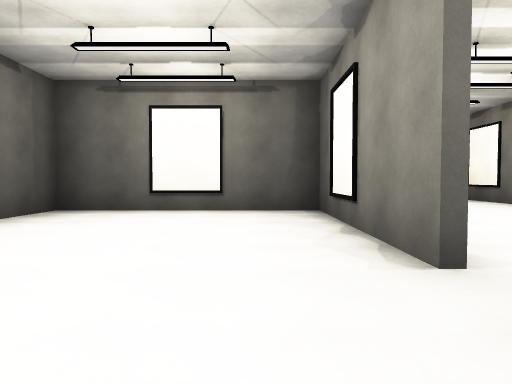
View 1 (above)

18 first-person views from a walk through a scene from a Unity 3-D project. The camera is 1.3 m above the floor, tilts 2° down and sees 70° across. The floor is counted in squares, 2 m on a side. Each view is taken from the middle of a square. On the plan, view 1 faces up. The plan holds only what a view shows up to about 11 squares ahead; the rest is blank. The place goes on beyond the plan. Surface patterns are stand-ins for the level's own textures.

View 2
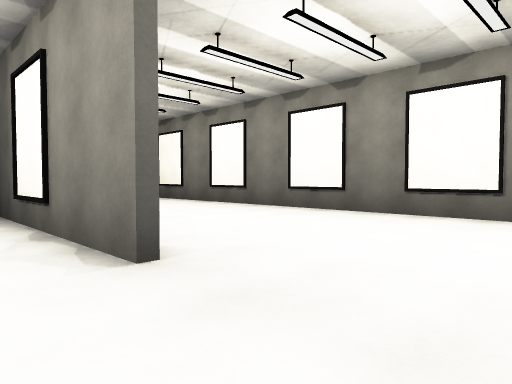

View 3
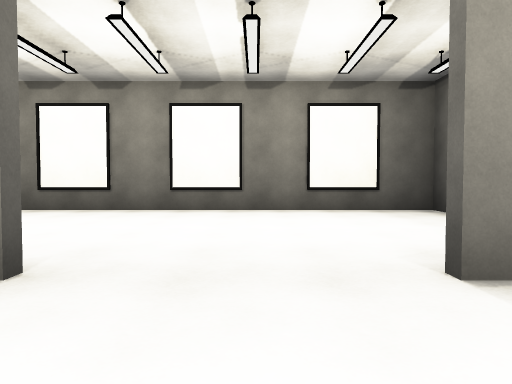

View 4
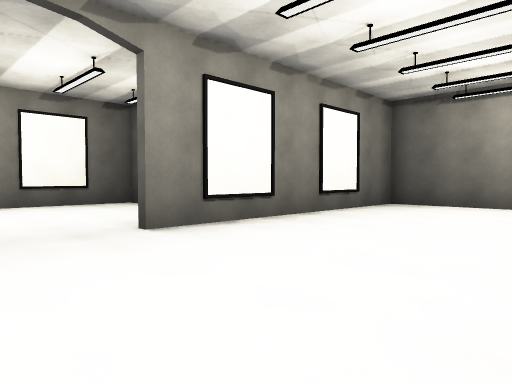

View 5
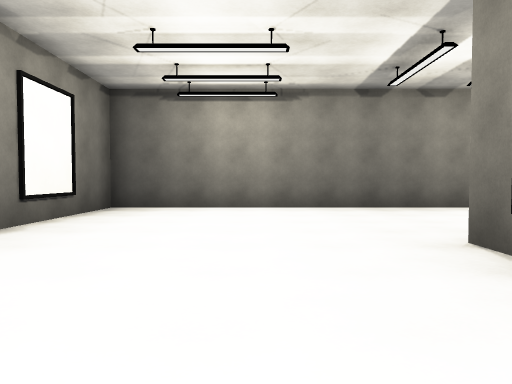

View 6
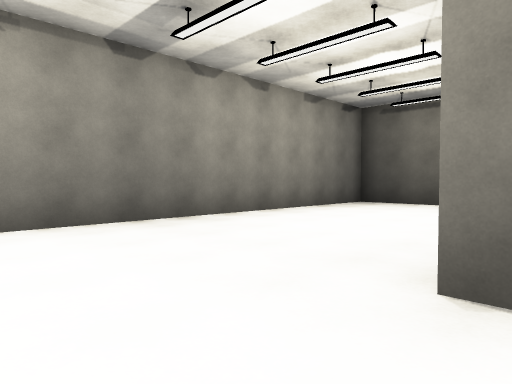

View 7
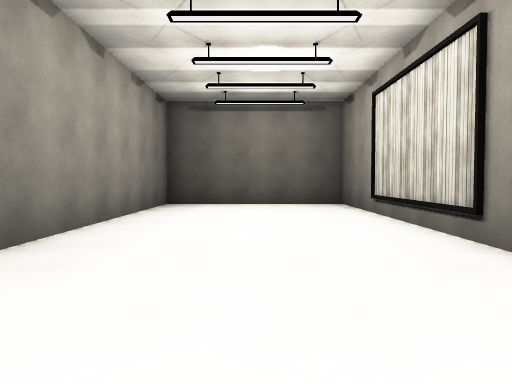

View 8
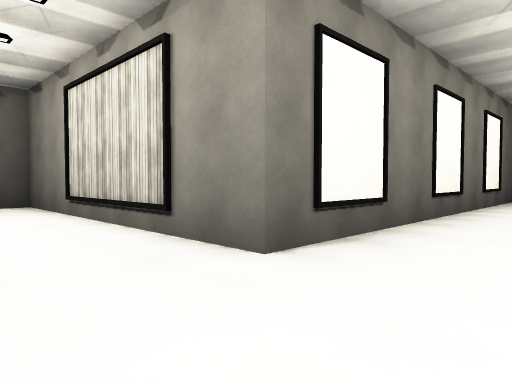

View 9
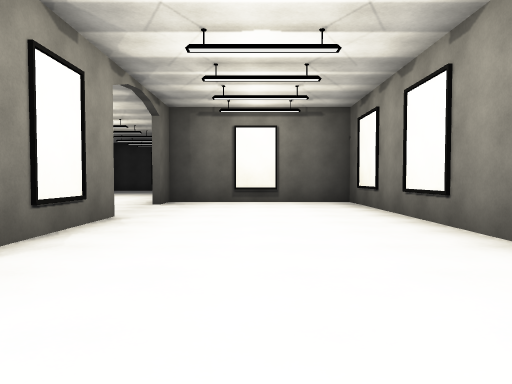

View 10
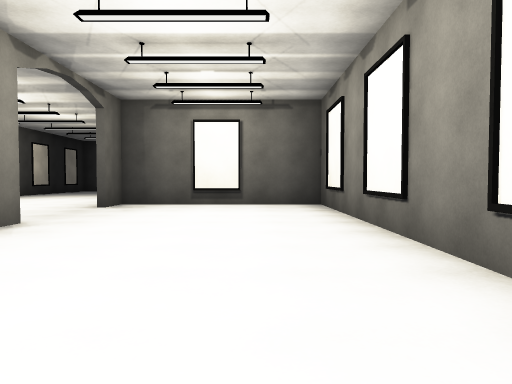

View 11
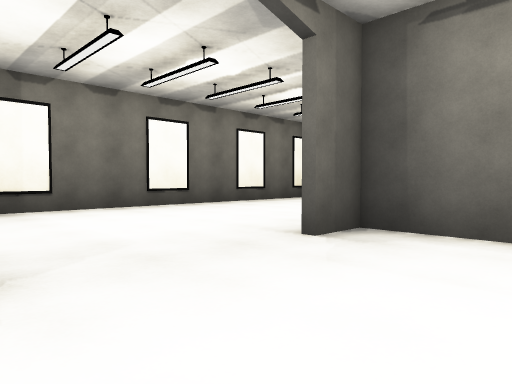

View 12
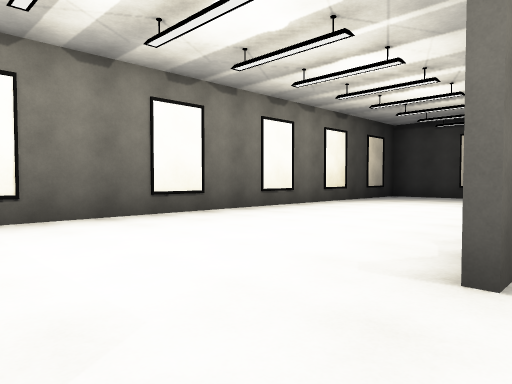

View 13
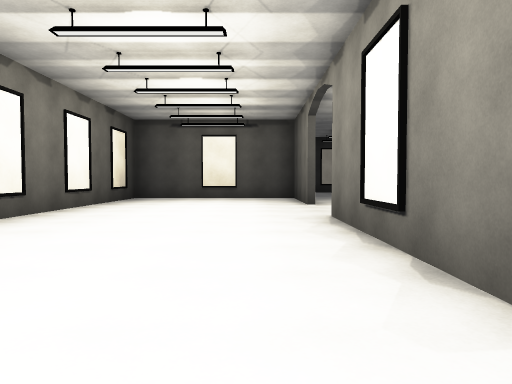

View 14
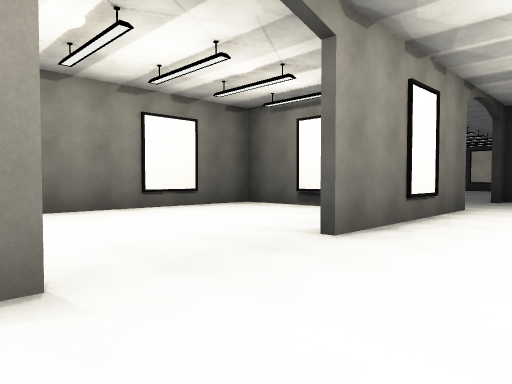

View 15
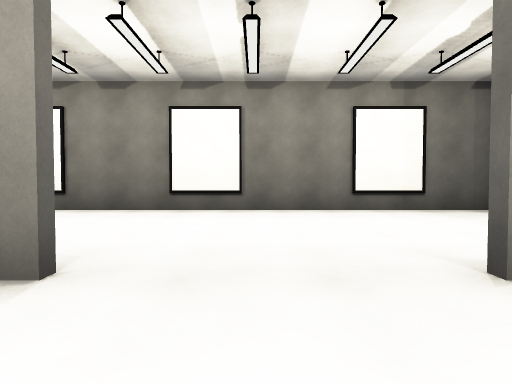

View 16
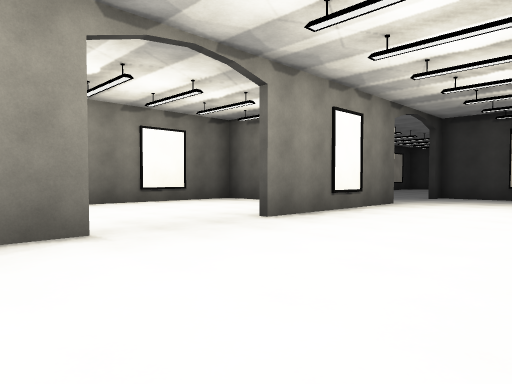

View 17
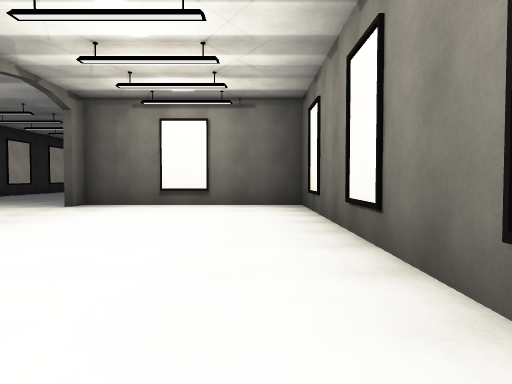

View 18
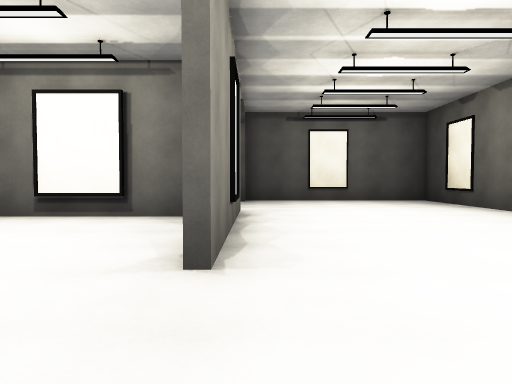

### Floor plan
Points are (right, up) in squares from view 1. A wall is a line through its corners. A room is listed if a view was taken in it or the views show most of it. See-through windows are left out.
Room 1 (views 1, 2, 3, 4, 5, 6, 7, 8, 9, 10, 11, 12, 13, 14, 15, 16, 17, 18)
walls: (1.5, 8.5) (1.5, 5.5); (1.3, 2.5) (1.3, 7.6) (-4.2, 7.6) (-4.2, -2.7) (-11.6, -2.7) (-11.6, -7.3) (1.3, -7.3) (1.3, -0.3); (1.3, 11.4) (1.3, 16.5); (2.2, 12.6) (6.7, 12.6) (6.7, 21.5); (6.1, -2.7) (6.7, -2.7) (6.7, 12.5) (1.5, 12.5); (1.3, 19.4) (1.3, 21); (-4.2, 21) (-4.2, 7.8) (1.3, 7.8)

Where each view was taken, in squares from view 1:
view 1: 0 up, 0 right, facing up
view 2: 0 up, 0 right, facing up-right
view 3: 1 up, 1 left, facing right
view 4: 2 up, 3 left, facing down-right
view 5: 1 up, 2 left, facing down
view 6: 2 down, 2 left, facing down-left
view 7: 5 down, 2 left, facing left
view 8: 5 down, 2 left, facing up-left
view 9: 2 up, 4 right, facing up
view 10: 3 up, 5 right, facing up
view 11: 8 up, 4 right, facing up-left
view 12: 9 up, 2 right, facing up-left
view 13: 10 up, 0 right, facing up
view 14: 20 up, 1 left, facing down-right
view 15: 18 up, 1 left, facing right
view 16: 21 up, 3 left, facing down-right
view 17: 17 up, 3 left, facing down
view 18: 19 up, 1 right, facing down
